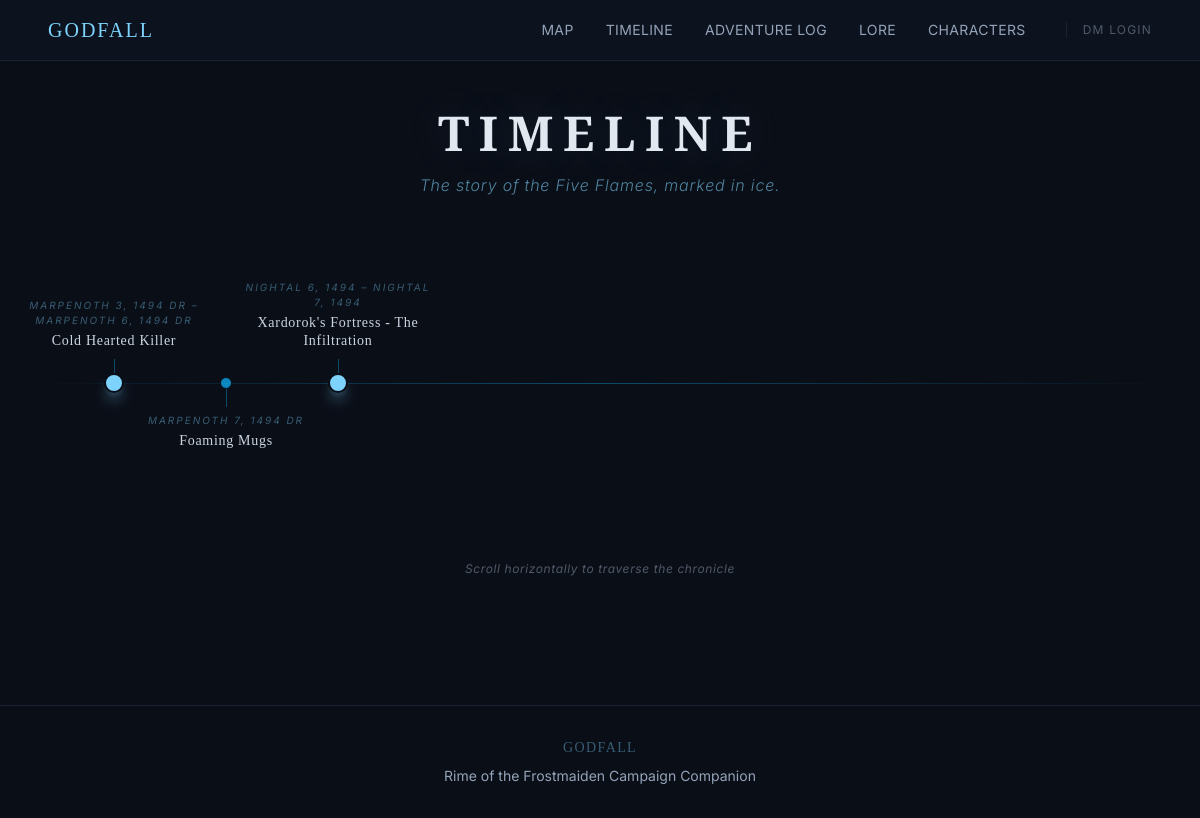
/timeline/, run on an earlier commit of the app's database.
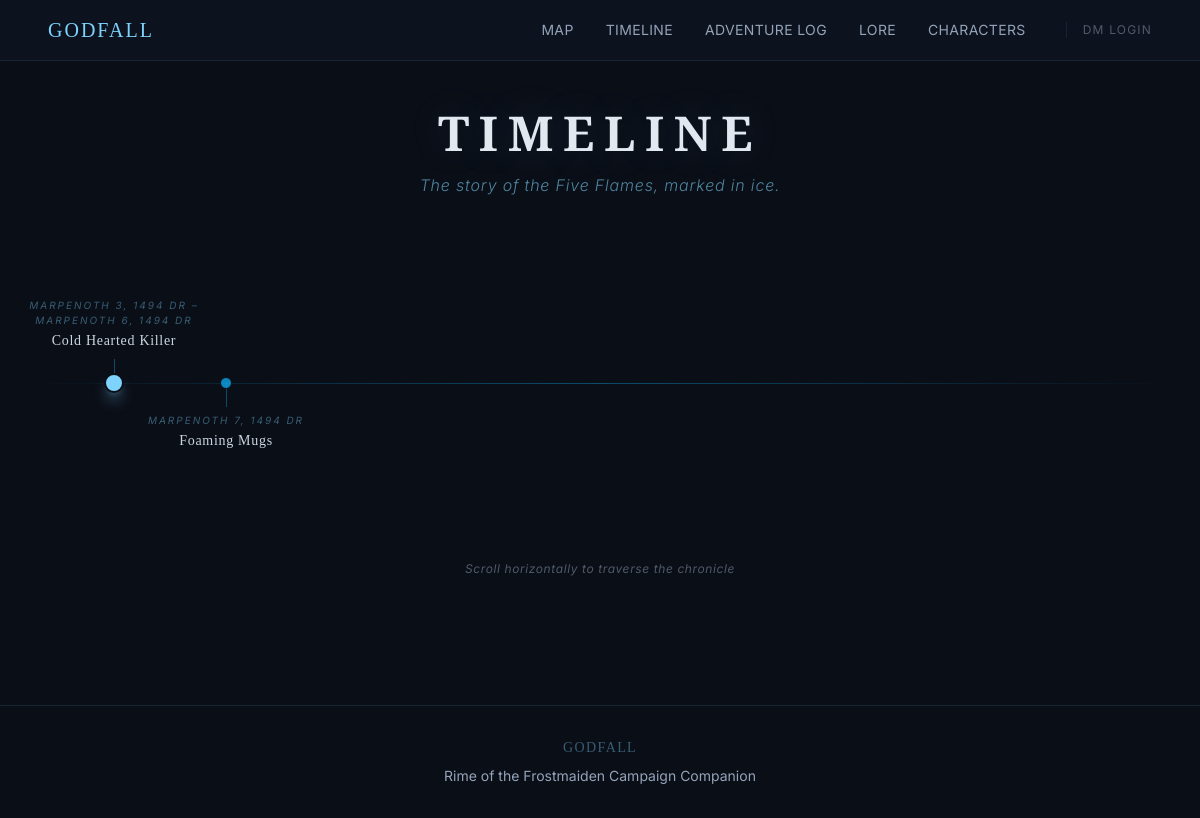
And on a later commit of the database.
### app/models.py (models this page shows, shortened)
class TimelineEvent(Base):
    __tablename__ = "timeline_events"
    id = Column(Integer, primary_key=True, index=True)
    title = Column(String(200), nullable=False)
    event_date = Column(String(100))
    event_end_date = Column(String(100))
    sort_order = Column(Integer, default=0, nullable=False)
    summary = Column(Text)
    body = Column(Text)
    is_milestone = Column(Integer, default=0, nullable=False)
    created_at = Column(DateTime, default=utc_now)
    updated_at = Column(DateTime, default=utc_now, onupdate=utc_now)
    images = relationship(
        "EventImage", back_populates="event", cascade="all, delete-orphan"
    )
    character_links = relationship(
        "EventCharacter", back_populates="event", cascade="all, delete-orphan"
    )
    lore_links = relationship(
        "LoreEvent",
        back_populates="event"
    )

### app/routes/timeline.py (the view)
@router.get("/")
async def timeline_view(
    request: Request,
    db: Session = Depends(get_db)
):
    events = (
        db.query(TimelineEvent)
        .order_by(TimelineEvent.sort_order.asc())
        .all()
    )
    return templates.TemplateResponse(
        "timeline/list.html",
        {
            "request": request,
            "title": "Timeline — Godfall",
            "events": events,
        }
    )

### app/templates/timeline/list.html (shortened to what this page needs)
{% extends "base.html" %}
{% block content %}
<section class="px-6 py-12 max-w-7xl mx-auto">
    <div class="text-center mb-12">
        <h1 class="font-display text-4xl md:text-5xl font-black tracking-[0.2em] uppercase text-silver-200 frost-glow">
            Timeline
        </h1>
        <p class="mt-4 text-ice-300/60 font-light tracking-wider italic">
            The story of the Five Flames, marked in ice.
        </p>
    </div>
    {% if events %}
    <div class="hidden md:block">
        <div class="overflow-x-auto pb-8 timeline-scroll">
            <div class="relative flex items-center min-w-max px-8 py-32">
                <div class="absolute left-0 right-0 top-1/2 h-px bg-gradient-to-r from-transparent via-ice-500/40 to-transparent"></div>
                {% for event in events %}
                <div class="relative flex flex-col items-center justify-center mx-12 first:ml-0 last:mr-0">
                    {% if loop.index is odd %}
                        <div class="absolute bottom-full mb-6 w-48 text-center">
                            {% if event.event_date %}
                            <p class="text-[10px] tracking-[0.2em] uppercase text-ice-300/40 italic mb-1">
                                {{ event.event_date }}{% if event.event_end_date %} – {{ event.event_end_date }}{% endif %}
                            </p>
                            {% endif %}
                            <p class="font-display text-sm tracking-wider text-silver-300 leading-tight">
                                {{ event.title }}
                            </p>
                        </div>
                    {% else %}
                        <div class="absolute top-full mt-6 w-48 text-center">
                            {% if event.event_date %}
                            <p class="text-[10px] tracking-[0.2em] uppercase text-ice-300/40 italic mb-1">
                                {{ event.event_date }}
                            </p>
                            {% endif %}
                            <p class="font-display text-sm tracking-wider text-silver-300 leading-tight">
                                {{ event.title }}
                            </p>
                        </div>
                    {% endif %}
                    <a href="/timeline/{{ event.id }}"
                       hx-get="/timeline/{{ event.id }}/preview"
                       hx-trigger="mouseenter delay:200ms"
                       hx-target="#tooltip-content"
                       hx-swap="innerHTML"
                       onmouseenter="showTooltip(event)"
                       onmouseleave="hideTooltip()"
                       class="relative z-10 group">
                        {% if event.is_milestone == 1 %}
                            <div class="w-5 h-5 bg-ice-300 border-2 border-frost-900 rounded-full shadow-lg shadow-ice-300/40 group-hover:scale-125 group-hover:shadow-ice-300/60 transition-all"></div>
                        {% else %}
                            <div class="w-3 h-3 bg-ice-500/80 border border-frost-900 rounded-full group-hover:bg-ice-300 group-hover:scale-150 transition-all"></div>
                        {% endif %}
                    </a>
                </div>
                {% endfor %}
            </div>
        </div>
        <p class="text-center text-xs text-silver-400/50 italic tracking-wider mt-2">
            Scroll horizontally to traverse the chronicle
        </p>
    </div>
    {% endif %}
</section>
{% endblock %}

### app/templates/base.html (shortened to what this page needs)
<!DOCTYPE html>
<html lang="en">
<head>
  <script src="https://cdn.tailwindcss.com"></script>
  <link rel="stylesheet" href="/static/css/custom.css">
</head>
<body class="bg-frost-900 text-silver-200 font-body min-h-screen antialiased">
     <nav
    class="border-b border-frost-700 bg-frost-800/50 backdrop-blur-sm relative z-50">
    <div class="max-w-6xl mx-auto px-6 py-4 flex items-center justify-between">
      <a href="/"
        class="font-display text-xl text-ice-300 tracking-widest uppercase hover:text-ice-400 transition-colors">
        Godfall
      </a>
      <div class="hidden md:flex items-center gap-8 text-sm tracking-wide uppercase">
        <a href="/map" class="text-silver-400 hover:text-ice-300 transition-colors">Map</a>
        <a href="/timeline" class="text-silver-400 hover:text-ice-300 transition-colors">Timeline</a>
        <a href="/sessions" class="text-silver-400 hover:text-ice-300 transition-colors">Adventure Log</a>
        <a href="/lore" class="text-silver-400 hover:text-ice-300 transition-colors">Lore</a>
        <a href="/characters" class="text-silver-400 hover:text-ice-300 transition-colors">Characters</a>
        {% if request.state.user %}
        <div class="flex items-center gap-3 pl-4 ml-2 border-l border-frost-700">
          <span
            class="text-[10px] tracking-[0.2em] uppercase text-ice-300 bg-ice-500/10 border border-ice-500/40 px-2 py-0.5">DM</span>
          <form action="/logout" method="POST" class="inline">
            <button type="submit"
              class="text-silver-400 hover:text-ice-300 transition-colors text-xs tracking-widest uppercase">
              Logout
            </button>
          </form>
        </div>
        {% else %}
        <a href="/login"
          class="text-silver-400/50 hover:text-ice-300 transition-colors text-xs tracking-widest uppercase pl-4 ml-2 border-l border-frost-700">
          DM Login
        </a>
        {% endif %}
      </div>
    </div>
    </nav>
    <main>
      {% block content %}{% endblock %}
    </main>
    <footer class="border-t border-frost-700 mt-20">
      <div class="max-w-6xl mx-auto px-6 py-8 text-center text-silver-400 text-sm">
        <p class="font-display tracking-widest uppercase text-ice-300/40">Godfall</p>
        <p class="mt-2">Rime of the Frostmaiden Campaign Companion</p>
      </div>
    </footer>
</body>
</html>

### app/static/css/custom.css (style rules this page uses)
.frost-glow { text-shadow: 0 0 40px rgba(125, 211, 252, 0.15), 0 0 80px rgba(125, 211, 252, 0.05); }
.timeline-scroll { scrollbar-width: thin; scrollbar-color: rgb(125 211 252 / 0.3) rgb(17 24 39 / 0.4); }

What changed in the data, as far as the page shows it:
removed TimelineEvent: event_date "NIGHTAL 6, 1494", event_end_date "NIGHTAL 7, 1494", title "Xardorok's Fortress - The Infiltration", is_milestone 1 (drawn)
